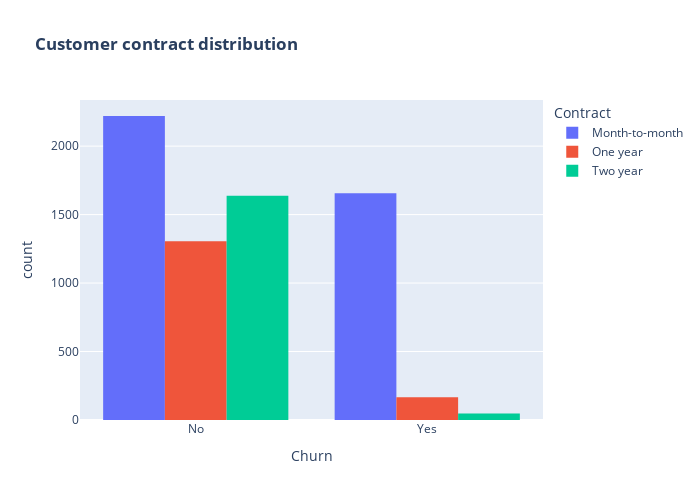

Source (notebook cell):
### Code cell
fig = px.histogram(data, x="Churn", color = "Contract", barmode = "group", title = "<b>Customer contract distribution<b>")
fig.update_layout(width=700, height=500, bargap=0.2)
fig.show()

### Figure 1 — Plotly figure (JSON) as saved in the notebook; plotly's stock layout.template omitted (floating-point values rounded to 4 significant figures; data arrays with more than 128 entries replaced by an {"elided": "..."} marker saying what was removed)
{"data": [{"alignmentgroup": "True", "bingroup": "x", "hovertemplate": "Contract=Month-to-month<br>Churn=%{x}<br>count=%{y}<extra></extra>", "legendgroup": "Month-to-month", "marker": {"color": "#636efa", "pattern": {"shape": ""}}, "name": "Month-to-month", "offsetgroup": "Month-to-month", "orientation": "v", "showlegend": true, "type": "histogram", "x": {"elided": "3875 str values"}, "xaxis": "x", "yaxis": "y"}, {"alignmentgroup": "True", "bingroup": "x", "hovertemplate": "Contract=One year<br>Churn=%{x}<br>count=%{y}<extra></extra>", "legendgroup": "One year", "marker": {"color": "#EF553B", "pattern": {"shape": ""}}, "name": "One year", "offsetgroup": "One year", "orientation": "v", "showlegend": true, "type": "histogram", "x": {"elided": "1472 str values"}, "xaxis": "x", "yaxis": "y"}, {"alignmentgroup": "True", "bingroup": "x", "hovertemplate": "Contract=Two year<br>Churn=%{x}<br>count=%{y}<extra></extra>", "legendgroup": "Two year", "marker": {"color": "#00cc96", "pattern": {"shape": ""}}, "name": "Two year", "offsetgroup": "Two year", "orientation": "v", "showlegend": true, "type": "histogram", "x": {"elided": "1685 str values"}, "xaxis": "x", "yaxis": "y"}], "layout": {"bargap": 0.2, "barmode": "group", "height": 500, "legend": {"title": {"text": "Contract"}, "tracegroupgap": 0}, "title": {"text": "<b>Customer contract distribution<b>"}, "width": 700, "xaxis": {"anchor": "y", "domain": [0, 1], "title": {"text": "Churn"}}, "yaxis": {"anchor": "x", "domain": [0, 1], "title": {"text": "count"}}}}
